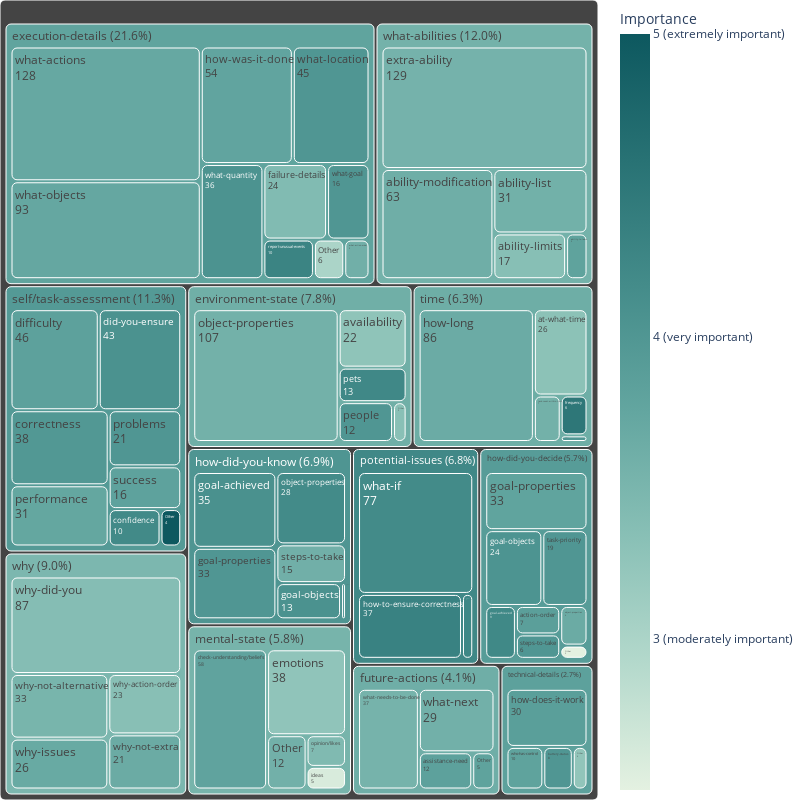

The notebook cell this image was saved under:
### Code cell
# Treemap representation, colored by importance

# for every subgroup with less than 5 entries, replace the subgroup with "Other"
THRESH = 5

tot = df_annotated["Q_Importance"].sum()
grp_pct = (df_annotated.groupby("Group")["Q_Importance"].sum() / tot)

df_annotated_temp = df_annotated.copy()
df_annotated_temp["Group_label"] = df_annotated["Group"].map(
    lambda g: f"{g} ({grp_pct[g]:.1%})"
)

df_annotated_temp['n'] = (
    df_annotated_temp
        .groupby(['Group', 'Subgroup'])
        .transform('size')
)
df_annotated_temp['Subgroup_collapsed'] = np.where(df_annotated_temp['n'] < THRESH, "Other", df_annotated_temp['Subgroup'])
fig = px.treemap(
    df_annotated_temp,
    path=["Group_label", "Subgroup_collapsed"],
    color ="Q_Importance",  # color by importance
    color_continuous_scale="mint",
    values=None,
)
fig.update_coloraxes(
    colorbar=dict(
        title="Importance",
        tickmode="array",
        tickvals=[1, 2, 3, 4, 5],
        ticktext=[
            "1 (not at all important)",
            "2",
            "3 (moderately important)",
            "4 (very important)",
            "5 (extremely important)"
        ]
    )
)
fig.update_layout(
    margin=dict(t=0, l=0, r=0, b=0),
    width=800,
    height=800
)
fig.update_traces(
    marker=dict(cornerradius=5),
    textinfo="label+value",
    texttemplate="%{label}<br>%{value}",
)
fig.show()
# save as pdf 
fig.write_image(os.path.join(os.getcwd(), 'plots/question_category_analysis.pdf'), width=900, height=1200)

### Figure 1 — Plotly figure (JSON) as saved in the notebook; plotly's stock layout.template omitted (floating-point values rounded to 4 significant figures)
{"data": [{"branchvalues": "total", "customdata": [[4.0], [3.57], [4.0], [3.667], [3.586], [3.379], [3.663], [3.731], [3.742], [3.788], [3.619], [4.077], [3.348], [3.826], [4.056], [3.812], [2.6], [3.55], [3.515], [4.182], [3.581], [3.974], [4.324], [3.353], [4.0], [3.263], [3.429], [3.541], [4.086], [3.692], [3.833], [3.273], [3.793], [4.042], [3.778], [3.0], [3.6], [3.857], [4.07], [3.8], [4.0], [2.5], [4.0], [4.2], [3.25], [3.6], [3.867], [4.179], [3.308], [3.719], [4.0], [3.571], [4.0], [4.222], [4.25], [4.0], [3.333], [3.8], [3.8], [3.583], [4.5], [4.231], [5.0], [4.0], [4.3], [3.417], [4.0], [3.667], [3.784], [3.611], [4.024], [3.474], [3.614], [3.627], [3.947], [3.906], [3.563], [3.533], [4.229], [3.827]], "domain": {"x": [0, 1], "y": [0, 1]}, "hovertemplate": "labels=%{label}<br>count=%{value}<br>parent=%{parent}<br>id=%{id}<br>Q_Importance=%{color}<extra></extra>", "ids": ["execution-details (21.6%)/what-goal", "environment-state (7.8%)/object-properties", "how-did-you-know (6.9%)/goal-properties", "why (9.0%)/why-not-extra", "future-actions (4.1%)/what-next", "why (9.0%)/why-did-you", "time (6.3%)/how-long", "execution-details (21.6%)/what-objects", "self/task-assessment (11.3%)/performance", "how-did-you-decide (5.7%)/goal-properties", "what-abilities (12.0%)/ability-modification", "how-did-you-know (6.9%)/goal-objects", "why (9.0%)/why-action-order", "self/task-assessment (11.3%)/difficulty", "execution-details (21.6%)/what-quantity", "self/task-assessment (11.3%)/success", "mental-state (5.8%)/ideas", "what-abilities (12.0%)/extra-ability", "why (9.0%)/why-not-alternative", "potential-issues (6.8%)/what-if", "what-abilities (12.0%)/ability-list", "self/task-assessment (11.3%)/correctness", "potential-issues (6.8%)/how-to-ensure-correctness", "what-abilities (12.0%)/ability-limits", "self/task-assessment (11.3%)/problems", "mental-state (5.8%)/emotions", "mental-state (5.8%)/opinion/likes", "future-actions (4.1%)/what-needs-to-be-done", "how-did-you-know (6.9%)/goal-achieved", "why (9.0%)/why-issues", "future-actions (4.1%)/assistance-need", "environment-state (7.8%)/availability", "mental-state (5.8%)/check-understanding/beliefs", "how-did-you-decide (5.7%)/goal-objects", "execution-details (21.6%)/how-was-it-done", "execution-details (21.6%)/Other", "execution-details (21.6%)/what-action-order", "how-did-you-decide (5.7%)/action-order", "self/task-assessment (11.3%)/did-you-ensure", "technical-details (2.7%)/who-has-control", "environment-state (7.8%)/people", "how-did-you-decide (5.7%)/Other", "execution-details (21.6%)/what-location", "self/task-assessment (11.3%)/confidence", "technical-details (2.7%)/Other", "how-did-you-know (6.9%)/steps-to-take", "technical-details (2.7%)/how-does-it-work", "how-did-you-know (6.9%)/object-properties", "time (6.3%)/at-what-time", "execution-details (21.6%)/what-actions", "how-did-you-decide (5.7%)/task-priority", "time (6.3%)/task-count-within-time", "how-did-you-know (6.9%)/Other", "how-did-you-decide (5.7%)/goal-achieved", "potential-issues (6.8%)/Other", "how-did-you-decide (5.7%)/steps-to-take", "environment-state (7.8%)/Other", "future-actions (4.1%)/Other", "what-abilities (12.0%)/ability-to-learn", "mental-state (5.8%)/Other", "time (6.3%)/frequency", "environment-state (7.8%)/pets", "self/task-assessment (11.3%)/Other", "technical-details (2.7%)/battery-status", "execution-details (21.6%)/report-unusual-events", "execution-details (21.6%)/failure-details", "time (6.3%)/Other", "how-did-you-decide (5.7%)/object-properties", "execution-details (21.6%)", "environment-state (7.8%)", "how-did-you-know (6.9%)", "why (9.0%)", "future-actions (4.1%)", "time (6.3%)", "self/task-assessment (11.3%)", "how-did-you-decide (5.7%)", "what-abilities (12.0%)", "mental-state (5.8%)", "potential-issues (6.8%)", "technical-details (2.7%)"], "labels": ["what-goal", "object-properties", "goal-properties", "why-not-extra", "what-next", "why-did-you", "how-long", "what-objects", "performance", "goal-properties", "ability-modification", "goal-objects", "why-action-order", "difficulty", "what-quantity", "success", "ideas", "extra-ability", "why-not-alternative", "what-if", "ability-list", "correctness", "how-to-ensure-correctness", "ability-limits", "problems", "emotions", "opinion/likes", "what-needs-to-be-done", "goal-achieved", "why-issues", "assistance-need", "availability", "check-understanding/beliefs", "goal-objects", "how-was-it-done", "Other", "what-action-order", "action-order", "did-you-ensure", "who-has-control", "people", "Other", "what-location", "confidence", "Other", "steps-to-take", "how-does-it-work", "object-properties", "at-what-time", "what-actions", "task-priority", "task-count-within-time", "Other", "goal-achieved", "Other", "steps-to-take", "Other", "Other", "ability-to-learn", "Other", "frequency", "pets", "Other", "battery-status", "report-unusual-events", "failure-details", "Other", "object-properties", "execution-details (21.6%)", "environment-state (7.8%)", "how-did-you-know (6.9%)", "why (9.0%)", "future-actions (4.1%)", "time (6.3%)", "self/task-assessment (11.3%)", "how-did-you-decide (5.7%)", "what-abilities (12.0%)", "mental-state (5.8%)", "potential-issues (6.8%)", "technical-details (2.7%)"], "marker": {"coloraxis": "coloraxis", "colors": [4.0, 3.57, 4.0, 3.667, 3.586, 3.379, 3.663, 3.731, 3.742, 3.788, 3.619, 4.077, 3.348, 3.826, 4.056, 3.812, 2.6, 3.55, 3.515, 4.182, 3.581, 3.974, 4.324, 3.353, 4.0, 3.263, 3.429, 3.541, 4.086, 3.692, 3.833, 3.273, 3.793, 4.042, 3.778, 3.0, 3.6, 3.857, 4.07, 3.8, 4.0, 2.5, 4.0, 4.2, 3.25, 3.6, 3.867, 4.179, 3.308, 3.719, 4.0, 3.571, 4.0, 4.222, 4.25, 4.0, 3.333, 3.8, 3.8, 3.583, 4.5, 4.231, 5.0, 4.0, 4.3, 3.417, 4.0, 3.667, 3.784, 3.611, 4.024, 3.474, 3.614, 3.627, 3.947, 3.906, 3.563, 3.533, 4.229, 3.827], "cornerradius": 5}, "name": "", "parents": ["execution-details (21.6%)", "environment-state (7.8%)", "how-did-you-know (6.9%)", "why (9.0%)", "future-actions (4.1%)", "why (9.0%)", "time (6.3%)", "execution-details (21.6%)", "self/task-assessment (11.3%)", "how-did-you-decide (5.7%)", "what-abilities (12.0%)", "how-did-you-know (6.9%)", "why (9.0%)", "self/task-assessment (11.3%)", "execution-details (21.6%)", "self/task-assessment (11.3%)", "mental-state (5.8%)", "what-abilities (12.0%)", "why (9.0%)", "potential-issues (6.8%)", "what-abilities (12.0%)", "self/task-assessment (11.3%)", "potential-issues (6.8%)", "what-abilities (12.0%)", "self/task-assessment (11.3%)", "mental-state (5.8%)", "mental-state (5.8%)", "future-actions (4.1%)", "how-did-you-know (6.9%)", "why (9.0%)", "future-actions (4.1%)", "environment-state (7.8%)", "mental-state (5.8%)", "how-did-you-decide (5.7%)", "execution-details (21.6%)", "execution-details (21.6%)", "execution-details (21.6%)", "how-did-you-decide (5.7%)", "self/task-assessment (11.3%)", "technical-details (2.7%)", "environment-state (7.8%)", "how-did-you-decide (5.7%)", "execution-details (21.6%)", "self/task-assessment (11.3%)", "technical-details (2.7%)", "how-did-you-know (6.9%)", "technical-details (2.7%)", "how-did-you-know (6.9%)", "time (6.3%)", "execution-details (21.6%)", "how-did-you-decide (5.7%)", "time (6.3%)", "how-did-you-know (6.9%)", "how-did-you-decide (5.7%)", "potential-issues (6.8%)", "how-did-you-decide (5.7%)", "environment-state (7.8%)", "future-actions (4.1%)", "what-abilities (12.0%)", "mental-state (5.8%)", "time (6.3%)", "environment-state (7.8%)", "self/task-assessment (11.3%)", "technical-details (2.7%)", "execution-details (21.6%)", "execution-details (21.6%)", "time (6.3%)", "how-did-you-decide (5.7%)", "", "", "", "", "", "", "", "", "", "", "", ""], "textinfo": "label+value", "texttemplate": "%{label}<br>%{value}", "type": "treemap", "values": [16, 107, 33, 21, 29, 87, 86, 93, 31, 33, 63, 13, 23, 46, 36, 16, 5, 129, 33, 77, 31, 38, 37, 17, 21, 38, 7, 37, 35, 26, 12, 22, 58, 24, 54, 6, 5, 7, 43, 10, 12, 2, 45, 10, 4, 15, 30, 28, 26, 128, 19, 7, 1, 9, 4, 6, 3, 5, 5, 12, 6, 13, 4, 8, 10, 24, 1, 6, 417, 157, 125, 190, 83, 126, 209, 106, 245, 120, 118, 52]}], "layout": {"coloraxis": {"colorbar": {"tickmode": "array", "ticktext": ["1 (not at all important)", "2", "3 (moderately important)", "4 (very important)", "5 (extremely important)"], "tickvals": [1, 2, 3, 4, 5], "title": {"text": "Importance"}}, "colorscale": [[0, "rgb(228, 241, 225)"], [0.1667, "rgb(180, 217, 204)"], [0.3333, "rgb(137, 192, 182)"], [0.5, "rgb(99, 166, 160)"], [0.6667, "rgb(68, 140, 138)"], [0.8333, "rgb(40, 114, 116)"], [1, "rgb(13, 88, 95)"]]}, "height": 800, "legend": {"tracegroupgap": 0}, "margin": {"b": 0, "l": 0, "r": 0, "t": 0}, "width": 800}}
